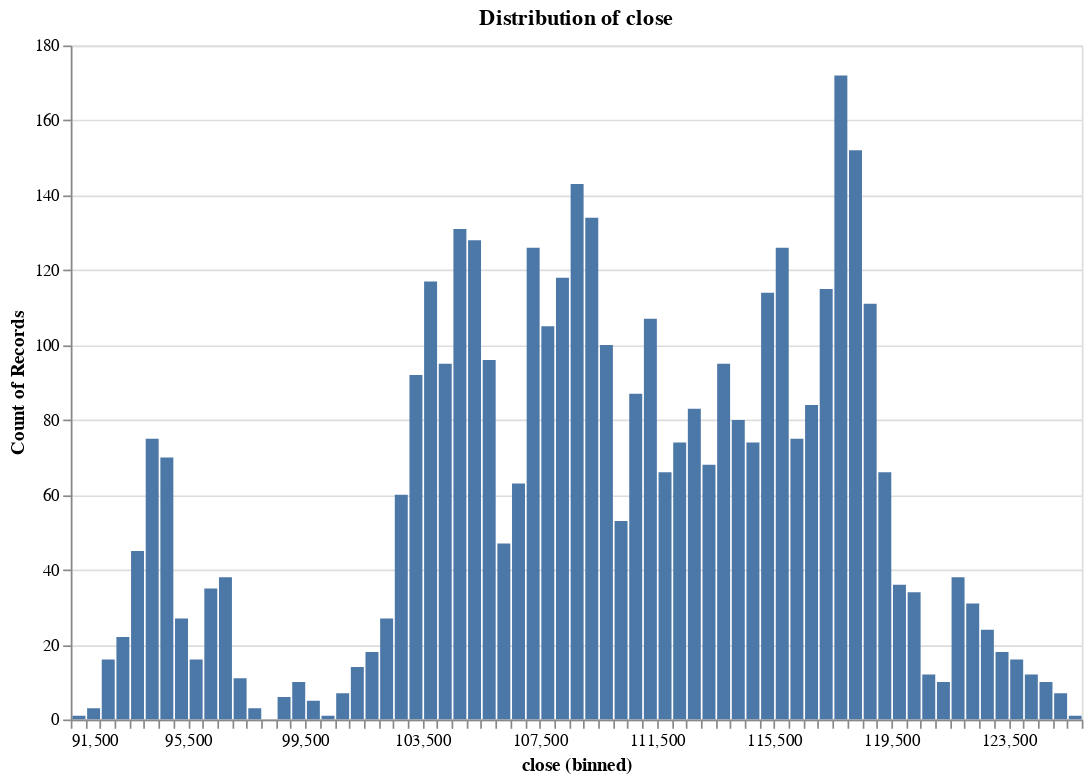

Notebook code cell kept with this figure:
### Code cell
research.plot_distribution(ts, 'close', no_bins=100)

### Figure 1 — Vega specification as saved in the notebook (floating-point values rounded to 4 significant figures)
{"$schema": "https://vega.github.io/schema/vega/v5.json", "data": [{"name": "param_5_store"}, {"name": "source_0", "values": [{"__count": 16, "bin_maxbins_100_close": 92500.0, "bin_maxbins_100_close_end": 93000.0}, {"__count": 22, "bin_maxbins_100_close": 93000.0, "bin_maxbins_100_close_end": 93500.0}, {"__count": 45, "bin_maxbins_100_close": 93500.0, "bin_maxbins_100_close_end": 94000.0}, {"__count": 75, "bin_maxbins_100_close": 94000.0, "bin_maxbins_100_close_end": 94500.0}, {"__count": 3, "bin_maxbins_100_close": 92000.0, "bin_maxbins_100_close_end": 92500.0}, {"__count": 1, "bin_maxbins_100_close": 91500.0, "bin_maxbins_100_close_end": 92000.0}, {"__count": 70, "bin_maxbins_100_close": 94500.0, "bin_maxbins_100_close_end": 95000.0}, {"__count": 27, "bin_maxbins_100_close": 95000.0, "bin_maxbins_100_close_end": 95500.0}, {"__count": 35, "bin_maxbins_100_close": 96000.0, "bin_maxbins_100_close_end": 96500.0}, {"__count": 16, "bin_maxbins_100_close": 95500.0, "bin_maxbins_100_close_end": 96000.0}, {"__count": 38, "bin_maxbins_100_close": 96500.0, "bin_maxbins_100_close_end": 97000.0}, {"__count": 11, "bin_maxbins_100_close": 97000.0, "bin_maxbins_100_close_end": 97500.0}, {"__count": 3, "bin_maxbins_100_close": 97500.0, "bin_maxbins_100_close_end": 98000.0}, {"__count": 6, "bin_maxbins_100_close": 98500.0, "bin_maxbins_100_close_end": 99000.0}, {"__count": 10, "bin_maxbins_100_close": 99000.0, "bin_maxbins_100_close_end": 99500.0}, {"__count": 5, "bin_maxbins_100_close": 99500.0, "bin_maxbins_100_close_end": 100000.0}, {"__count": 7, "bin_maxbins_100_close": 100500.0, "bin_maxbins_100_close_end": 101000.0}, {"__count": 14, "bin_maxbins_100_close": 101000.0, "bin_maxbins_100_close_end": 101500.0}, {"__count": 60, "bin_maxbins_100_close": 102500.0, "bin_maxbins_100_close_end": 103000.0}, {"__count": 92, "bin_maxbins_100_close": 103000.0, "bin_maxbins_100_close_end": 103500.0}, {"__count": 27, "bin_maxbins_100_close": 102000.0, "bin_maxbins_100_close_end": 102500.0}, {"__count": 117, "bin_maxbins_100_close": 103500.0, "bin_maxbins_100_close_end": 104000.0}, {"__count": 131, "bin_maxbins_100_close": 104500.0, "bin_maxbins_100_close_end": 105000.0}, {"__count": 95, "bin_maxbins_100_close": 104000.0, "bin_maxbins_100_close_end": 104500.0}, {"__count": 18, "bin_maxbins_100_close": 101500.0, "bin_maxbins_100_close_end": 102000.0}, {"__count": 128, "bin_maxbins_100_close": 105000.0, "bin_maxbins_100_close_end": 105500.0}, {"__count": 96, "bin_maxbins_100_close": 105500.0, "bin_maxbins_100_close_end": 106000.0}, {"__count": 47, "bin_maxbins_100_close": 106000.0, "bin_maxbins_100_close_end": 106500.0}, {"__count": 63, "bin_maxbins_100_close": 106500.0, "bin_maxbins_100_close_end": 107000.0}, {"__count": 126, "bin_maxbins_100_close": 107000.0, "bin_maxbins_100_close_end": 107500.0}, {"__count": 105, "bin_maxbins_100_close": 107500.0, "bin_maxbins_100_close_end": 108000.0}, {"__count": 143, "bin_maxbins_100_close": 108500.0, "bin_maxbins_100_close_end": 109000.0}, {"__count": 134, "bin_maxbins_100_close": 109000.0, "bin_maxbins_100_close_end": 109500.0}, {"__count": 118, "bin_maxbins_100_close": 108000.0, "bin_maxbins_100_close_end": 108500.0}, {"__count": 100, "bin_maxbins_100_close": 109500.0, "bin_maxbins_100_close_end": 110000.0}, {"__count": 53, "bin_maxbins_100_close": 110000.0, "bin_maxbins_100_close_end": 110500.0}, {"__count": 66, "bin_maxbins_100_close": 111500.0, "bin_maxbins_100_close_end": 112000.0}, {"__count": 107, "bin_maxbins_100_close": 111000.0, "bin_maxbins_100_close_end": 111500.0}, {"__count": 87, "bin_maxbins_100_close": 110500.0, "bin_maxbins_100_close_end": 111000.0}, {"__count": 1, "bin_maxbins_100_close": 100000.0, "bin_maxbins_100_close_end": 100500.0}, {"__count": 83, "bin_maxbins_100_close": 112500.0, "bin_maxbins_100_close_end": 113000.0}, {"__count": 95, "bin_maxbins_100_close": 113500.0, "bin_maxbins_100_close_end": 114000.0}, {"__count": 68, "bin_maxbins_100_close": 113000.0, "bin_maxbins_100_close_end": 113500.0}, {"__count": 75, "bin_maxbins_100_close": 116000.0, "bin_maxbins_100_close_end": 116500.0}, {"__count": 126, "bin_maxbins_100_close": 115500.0, "bin_maxbins_100_close_end": 116000.0}, {"__count": 84, "bin_maxbins_100_close": 116500.0, "bin_maxbins_100_close_end": 117000.0}, {"__count": 172, "bin_maxbins_100_close": 117500.0, "bin_maxbins_100_close_end": 118000.0}, {"__count": 152, "bin_maxbins_100_close": 118000.0, "bin_maxbins_100_close_end": 118500.0}, {"__count": 115, "bin_maxbins_100_close": 117000.0, "bin_maxbins_100_close_end": 117500.0}, {"__count": 111, "bin_maxbins_100_close": 118500.0, "bin_maxbins_100_close_end": 119000.0}, {"__count": 66, "bin_maxbins_100_close": 119000.0, "bin_maxbins_100_close_end": 119500.0}, {"__count": 36, "bin_maxbins_100_close": 119500.0, "bin_maxbins_100_close_end": 120000.0}, {"__count": 12, "bin_maxbins_100_close": 120500.0, "bin_maxbins_100_close_end": 121000.0}, {"__count": 10, "bin_maxbins_100_close": 121000.0, "bin_maxbins_100_close_end": 121500.0}, {"__count": 31, "bin_maxbins_100_close": 122000.0, "bin_maxbins_100_close_end": 122500.0}, {"__count": 24, "bin_maxbins_100_close": 122500.0, "bin_maxbins_100_close_end": 123000.0}, {"__count": 38, "bin_maxbins_100_close": 121500.0, "bin_maxbins_100_close_end": 122000.0}, {"__count": 34, "bin_maxbins_100_close": 120000.0, "bin_maxbins_100_close_end": 120500.0}, {"__count": 114, "bin_maxbins_100_close": 115000.0, "bin_maxbins_100_close_end": 115500.0}, {"__count": 74, "bin_maxbins_100_close": 114500.0, "bin_maxbins_100_close_end": 115000.0}, {"__count": 80, "bin_maxbins_100_close": 114000.0, "bin_maxbins_100_close_end": 114500.0}, {"__count": 74, "bin_maxbins_100_close": 112000.0, "bin_maxbins_100_close_end": 112500.0}, {"__count": 18, "bin_maxbins_100_close": 123000.0, "bin_maxbins_100_close_end": 123500.0}, {"__count": 16, "bin_maxbins_100_close": 123500.0, "bin_maxbins_100_close_end": 124000.0}, {"__count": 12, "bin_maxbins_100_close": 124000.0, "bin_maxbins_100_close_end": 124500.0}, {"__count": 7, "bin_maxbins_100_close": 125000.0, "bin_maxbins_100_close_end": 125500.0}, {"__count": 10, "bin_maxbins_100_close": 124500.0, "bin_maxbins_100_close_end": 125000.0}, {"__count": 1, "bin_maxbins_100_close": 125500.0, "bin_maxbins_100_close_end": 126000.0}]}, {"name": "source_0_y_domain___count", "values": [{"min": 1, "max": 172}]}], "signals": [{"name": "bin_maxbins_100_close_bins", "value": {"fields": ["close"], "fname": "bin_close", "start": 91500.0, "step": 500.0, "stop": 126000.0}}, {"name": "unit", "value": {}, "on": [{"events": "pointermove", "update": "isTuple(group()) ? group() : unit"}]}, {"name": "param_5", "update": "vlSelectionResolve(\"param_5_store\", \"union\")"}, {"name": "param_5_close", "on": [{"events": [{"source": "view", "type": "dblclick"}], "update": "null"}, {"events": {"signal": "param_5_translate_delta"}, "update": "panLinear(param_5_translate_anchor.extent_x, -param_5_translate_delta.x / width)"}, {"events": {"signal": "param_5_zoom_delta"}, "update": "zoomLinear(domain(\"x\"), param_5_zoom_anchor.x, param_5_zoom_delta)"}]}, {"name": "param_5_tuple", "on": [{"events": [{"signal": "param_5_close"}], "update": "param_5_close ? {unit: \"\", fields: param_5_tuple_fields, values: [param_5_close]} : null"}]}, {"name": "param_5_tuple_fields", "value": [{"field": "close", "channel": "x", "type": "R"}]}, {"name": "param_5_translate_anchor", "value": {}, "on": [{"events": [{"source": "scope", "type": "pointerdown"}], "update": "{x: x(unit), y: y(unit), extent_x: domain(\"x\")}"}]}, {"name": "param_5_translate_delta", "value": {}, "on": [{"events": [{"source": "window", "between": [{"source": "scope", "type": "pointerdown"}, {"source": "window", "type": "pointerup"}], "type": "pointermove", "consume": true}], "update": "{x: param_5_translate_anchor.x - x(unit), y: param_5_translate_anchor.y - y(unit)}"}]}, {"name": "param_5_zoom_anchor", "on": [{"events": [{"source": "scope", "type": "wheel", "consume": true}], "update": "{x: invert(\"x\", x(unit)), y: invert(\"y\", y(unit))}"}]}, {"name": "param_5_zoom_delta", "on": [{"events": [{"source": "scope", "type": "wheel", "consume": true}], "update": "pow(1.001, event.deltaY * pow(16, event.deltaMode))", "force": true}]}, {"name": "param_5_modify", "on": [{"events": {"signal": "param_5_tuple"}, "update": "modify(\"param_5_store\", param_5_tuple, true)"}]}], "marks": [{"type": "rect", "name": "marks", "from": {"data": "source_0"}, "encode": {"update": {"x": {"field": "bin_maxbins_100_close_end", "scale": "x", "offset": {"signal": "0.5 + (abs(scale(\"x\", datum[\"bin_maxbins_100_close_end\"]) - scale(\"x\", datum[\"bin_maxbins_100_close\"])) < 0.25 ? 0.5 * (0.25 - (abs(scale(\"x\", datum[\"bin_maxbins_100_close_end\"]) - scale(\"x\", datum[\"bin_maxbins_100_close\"])))) : -0.5)"}}, "x2": {"field": "bin_maxbins_100_close", "scale": "x", "offset": {"signal": "0.5 + (abs(scale(\"x\", datum[\"bin_maxbins_100_close_end\"]) - scale(\"x\", datum[\"bin_maxbins_100_close\"])) < 0.25 ? -0.5 * (0.25 - (abs(scale(\"x\", datum[\"bin_maxbins_100_close_end\"]) - scale(\"x\", datum[\"bin_maxbins_100_close\"])))) : 0.5)"}}, "y": {"field": "__count", "scale": "y"}, "y2": {"value": 0, "scale": "y"}, "fill": {"value": "#4c78a8"}}}, "clip": true, "interactive": true, "style": ["bar"]}], "scales": [{"name": "x", "type": "linear", "domain": {"signal": "[bin_maxbins_100_close_bins.start, bin_maxbins_100_close_bins.stop]"}, "range": [0, {"signal": "width"}], "bins": {"signal": "bin_maxbins_100_close_bins"}, "zero": false, "domainRaw": {"signal": "param_5[\"close\"]"}}, {"name": "y", "type": "linear", "domain": [{"signal": "(data(\"source_0_y_domain___count\")[0] || {}).min"}, {"signal": "(data(\"source_0_y_domain___count\")[0] || {}).max"}], "range": [{"signal": "height"}, 0], "nice": true, "zero": true}], "axes": [{"scale": "y", "aria": false, "domain": false, "tickCount": {"signal": "ceil(height/40)"}, "maxExtent": 0, "minExtent": 0, "grid": true, "ticks": false, "zindex": 0, "gridScale": "x", "labels": false, "orient": "left"}, {"scale": "x", "labelFlush": true, "title": "close (binned)", "labelOverlap": true, "orient": "bottom", "grid": false, "tickCount": {"signal": "ceil(width/10)"}, "zindex": 0}, {"scale": "y", "labelOverlap": true, "zindex": 0, "tickCount": {"signal": "ceil(height/40)"}, "grid": false, "orient": "left", "title": "Count of Records"}], "title": {"text": "Distribution of close", "frame": "group"}, "background": "white", "padding": 5, "height": 400, "width": 600, "style": "cell"}
